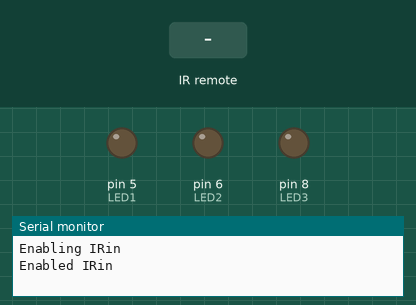
Simulated run of this sketch. Board: Arduino Uno, built with avr-gcc and run on an emulated ATmega328P. On the bench: output pins drawn as LEDs (lit = HIGH), the last lines printed to the serial monitor. Inputs (shaded band) come from the test bench.

Above: at 1.2 s.
1.3 s: infrared code 0x20DF8877 received
At 1.6 s:
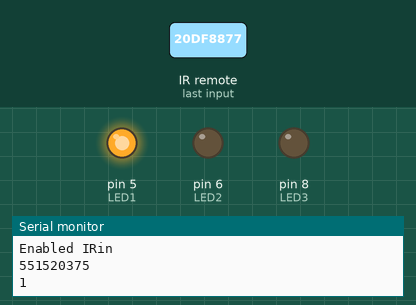
2.8 s: infrared code 0x20DF48B7 received
At 4.0 s:
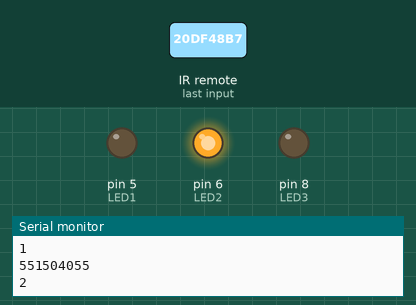
4.3 s: infrared code 0x20DFC837 received
At 5.2 s:
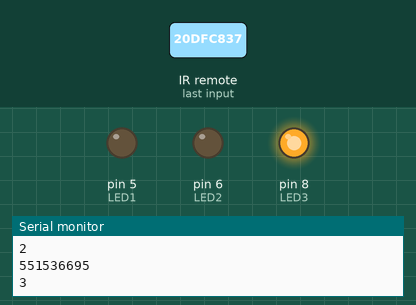
5.8 s: infrared code 0x20DF10EF received
At 6.5 s:
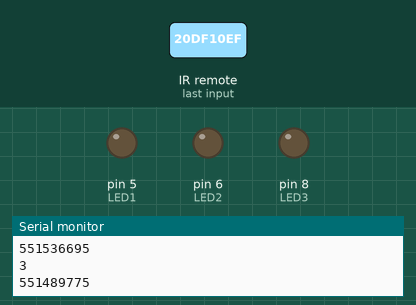
Timing chart, 0 to 8.3 s (numbered marks = the images above; inputs shaded):
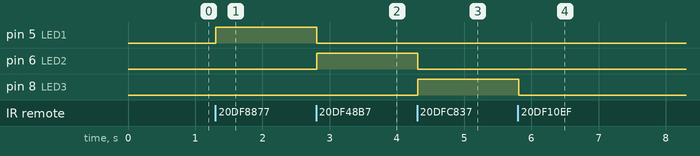

Measured:
- after the input at 1.3 s, pin 5 (LED1): LOW → HIGH at once
- after the input at 2.8 s, pin 5 (LED1): HIGH → LOW at once; pin 6 (LED2): LOW → HIGH at once
- after the input at 4.3 s, pin 6 (LED2): HIGH → LOW at once; pin 8 (LED3): LOW → HIGH at once
- after the input at 5.8 s, pin 8 (LED3): HIGH → LOW at once

The sketch:

IRrecvDemo.ino
```cpp
// (licence header left out)
#include <IRremote.h>

int RECV_PIN = 2;

int LED1 = 5;
int LED2 = 6;
int LED3 = 8;

IRrecv irrecv(RECV_PIN);

decode_results results;

void setup()
{
  Serial.begin(9600);
  // In case the interrupt driver crashes on setup, give a clue
  // to the user what's going on.
  Serial.println("Enabling IRin");
  irrecv.enableIRIn(); // Start the receiver
  Serial.println("Enabled IRin");
  pinMode(LED1,OUTPUT);
  pinMode(LED2,OUTPUT);
  pinMode(LED3,OUTPUT);
}

void loop() {
  if (irrecv.decode(&results)) {
    Serial.println(results.value);

    if(results.value == 551520375) {
      digitalWrite(LED1,LOW);
      digitalWrite(LED2,LOW);
      digitalWrite(LED3,LOW);
      Serial.println("1");

      digitalWrite(LED1,HIGH);
    }

    if(results.value == 551504055) {
      digitalWrite(LED1,LOW);
      digitalWrite(LED2,LOW);
      digitalWrite(LED3,LOW);
      Serial.println("2");

      digitalWrite(LED2,HIGH);
    }

    if(results.value == 551536695) {
      digitalWrite(LED1,LOW);
      digitalWrite(LED2,LOW);
      digitalWrite(LED3,LOW);
      Serial.println("3");

      digitalWrite(LED3,HIGH);
    }

    if(results.value == 551489775) {
      digitalWrite(LED1,LOW);
      digitalWrite(LED2,LOW);
      digitalWrite(LED3,LOW);
    }

    irrecv.resume(); // Receive the next value
  }
  delay(100);
}
```
